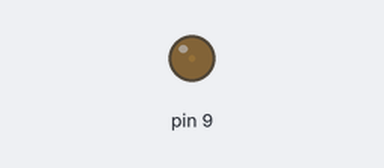
This sketch was run on a simulated Arduino Uno, built with avr-gcc and run on an emulated ATmega328P. Shown: output pins drawn as LEDs (lit = HIGH).

Above: at 0.05 s.
At 0.65 s:
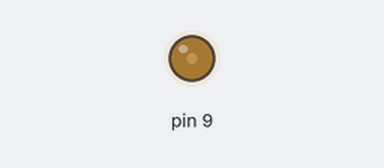
At 1.3 s:
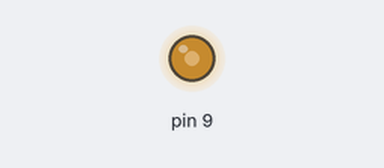
At 2.55 s:
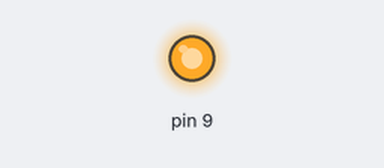
Timing chart, 0 to 5.9 s (numbered marks = the images above):
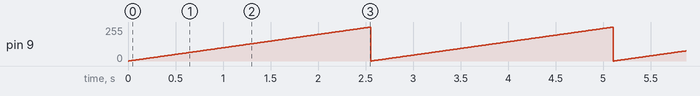

Measured:
- by itself, pin 9: ramps from 0/255 to 254/255 and jumps back, once every 2.6 s

The sketch:

main.ino
```cpp
/* 通过PWM控制LED亮度
 * 目的:该例程为以太网控制舵机的例程
 * 作者:Zeeland
 * 最后修改时间:2021年11月9日 18:33:34
 * https://gitee.com/zeeland/projects
 */
void setup() {
  pinMode(9,OUTPUT);
}

void loop() {
  for(int i=0;i<255;i++) {
    analogWrite(9,i); // 对9引脚输出，占空比 i/255
    delay(10);
  }
}
```
